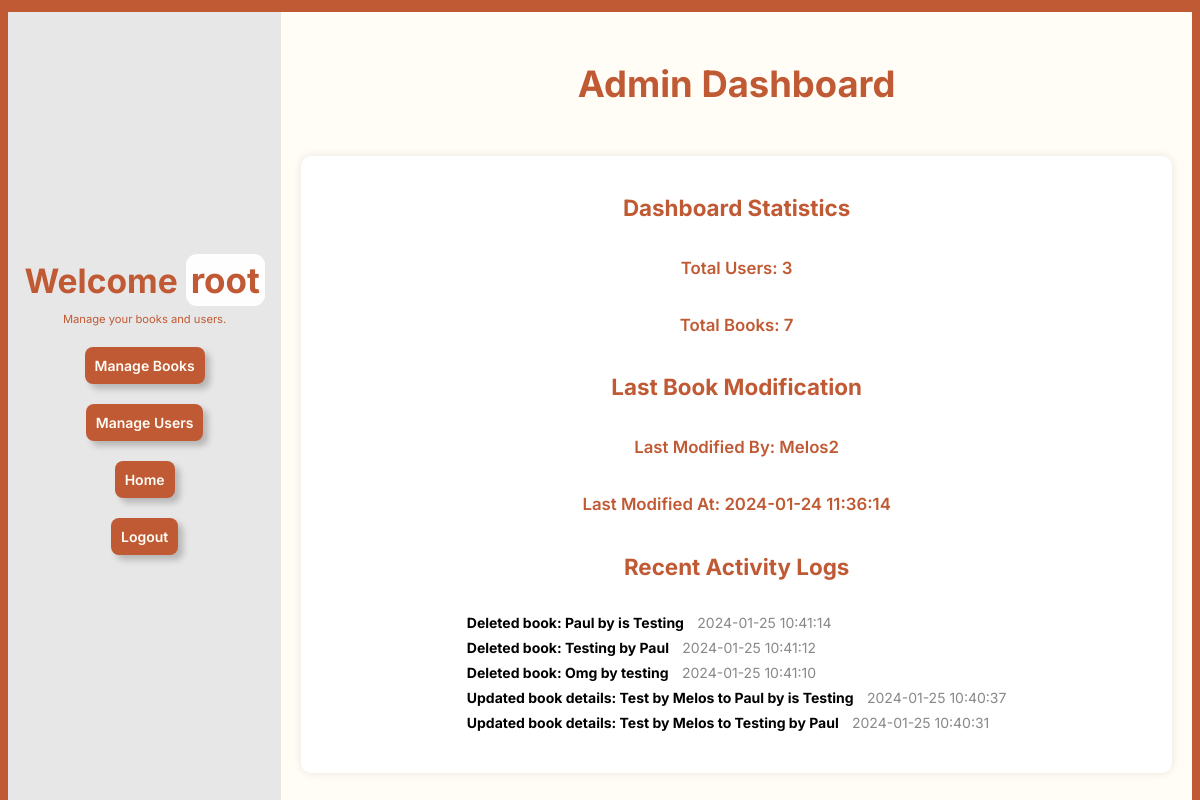
The app's page /dashboard/admin_page.php (signed in) with its own data.
### tables this page shows
CREATE TABLE `books` (
  `id` int(11) NOT NULL,
  `title` varchar(255) NOT NULL,
  `description` text DEFAULT NULL,
  `price` decimal(10,2) DEFAULT NULL,
  `author` varchar(255) NOT NULL,
  `genre` varchar(255) DEFAULT NULL,
  `publication_year` int(11) DEFAULT NULL,
  `isbn` varchar(20) DEFAULT NULL,
  `created_at` timestamp NOT NULL DEFAULT current_timestamp(),
  `cover_image` varchar(255) DEFAULT NULL,
  `last_modified_by` varchar(255) DEFAULT NULL,
  `last_modified_at` timestamp NOT NULL DEFAULT current_timestamp()
);

CREATE TABLE `log` (
  `log_id` int(11) NOT NULL,
  `admin_name` varchar(255) DEFAULT NULL,
  `action` varchar(255) DEFAULT NULL,
  `book_id` int(11) DEFAULT NULL,
  `timestamp` timestamp NOT NULL DEFAULT current_timestamp()
);

### dashboard/admin_page.php (the view, shortened to what this page needs)
<?php
require '../core/database.php';
$query = "SELECT * FROM user_form";
$result = mysqli_query($conn, $query);
$queryBooks = "SELECT COUNT(*) AS totalBooks FROM books";
$resultBooks = mysqli_query($conn, $queryBooks);
$totalBooks = mysqli_fetch_assoc($resultBooks)['totalBooks'];
$queryLastModification = "SELECT last_modified_by, last_modified_at FROM books ORDER BY last_modified_at DESC LIMIT 1";
$resultLastModification = mysqli_query($conn, $queryLastModification);
$lastModification = mysqli_fetch_assoc($resultLastModification);
$queryLogs = "SELECT * FROM log ORDER BY timestamp DESC LIMIT 5";
$resultLogs = mysqli_query($conn, $queryLogs);
$logs = mysqli_fetch_all($resultLogs, MYSQLI_ASSOC);
$users = mysqli_fetch_all($result, MYSQLI_ASSOC);
?>
<!DOCTYPE html>
<html lang="en">
<head>
    <link rel="stylesheet" href="../css/globals.css">
    <link rel="stylesheet" href="dashboard.css">
</head>
<body>
    <div class="container">
        <div class="sectionWhite">
            <aside class="sections">
                <div class="sectionLeft">
                    <div class="leftText">
                        <h2>Welcome <span>
                                <?php echo $_SESSION['admin_name'] ?>
                            </span></h2>
                        <p>Manage your books and users.</p>
                        <div class="formGroup">
                            <a href="manage_books.php" rel="noopener noreferrer"> <input type="submit" name="submit"
                                    class="btnDashboard" value="Manage Books"></a>
                        </div>
                        <div class="formGroup">
                            <a href="manage_users.php" rel="noopener noreferrer"><input type="submit" name="submit"
                                    class="btnDashboard" value="Manage Users"></a>
                        </div>
                        <div class="formGroup">
                            <a href="../main/home.php" rel="noopener noreferrer"><input type="submit" name="submit"
                                    class="btnDashboard" value="Home"></a>
                        </div>
                        <div class="formGroup">
                            <a href="../core/logout.php" rel="noopener noreferrer"
                                onclick="return confirm('Are you sure you want to logout?')">
                                <input type="submit" name="submit" class="btnDashboard" value="Logout">
                            </a>
                        </div>
                    </div>
                </div>
                <div class="sectionRight">
                    <h1>Admin Dashboard</h1>
                    <div class="dashboardContent">
                        <h2>Dashboard Statistics</h2>
                        <p>Total Users:
                            <?php echo count($users); ?>
                        </p>
                        <p>Total Books:
                            <?php echo $totalBooks; ?>
                        </p>
                        <h2>Last Book Modification</h2>
                        <p>Last Modified By:
                            <?php echo $lastModification['last_modified_by']; ?>
                        </p>
                        <p>Last Modified At:
                            <?php echo $lastModification['last_modified_at']; ?>
                        </p>
                        <h2>Recent Activity Logs</h2>
                        <ul class="activity-logs">
                            <?php foreach ($logs as $log): ?>
                                <li>
                                    <span class="log-action">
                                        <?php echo htmlspecialchars($log['action']); ?>
                                    </span>
                                    <span class="log-timestamp">
                                        <?php echo $log['timestamp']; ?>
                                    </span>
                                </li>
                            <?php endforeach; ?>
                        </ul>
                    </div>
                </div>
            </aside>
        </div>
    </div>
</body>
</html>

### css/globals.css (style rules this page uses)
* { box-sizing: border-box; font-size: 14px; font-family: 'Inter', sans-serif; }
:root { --main-color: #C05A34; --section-color: #FFFDF6; --text-colorOnWhiteBG: #C05A34; --text-colorOnDifferentBG: #FFFDF6; --extraColor: #e7e7e7; --primaryFont: "Inter", sans-serif; }
body { margin: 0; padding: 0; background-color: var(--main-color); overflow-y: scroll; scrollbar-width: none; -ms-overflow-style: none; }
a { text-decoration: none; }
html { scroll-behavior: smooth; }

### dashboard/dashboard.css (style rules this page uses)
.container { background-color: var(--main-color); display: flex; flex-direction: column; padding: 0 8px; height: 0; }
.sectionWhite { background-color: var(--section-color); display: flex; flex-direction: column; margin: 12px 0 48px; height: 100vh; }
.sections { display: flex; height: 100vh; }
.sectionLeft { display: flex; align-items: center; justify-content: center; background-color: var(--extraColor); width: 30%; height: 100%; }
.formGroup { color: var(--main-color); display: flex; padding: 10px; flex-direction: column; align-items: center; }
.leftText { display: flex; align-items: center; justify-content: center; flex-direction: column; }
.leftText h2 { color: var(--main-color); font-size: 2.4rem; margin: 0; }
.leftText p { color: var(--main-color); font-size: 0.8rem; text-align: center; }
.sectionRight { width: 100%; display: flex; justify-content: center; flex-wrap: wrap; flex-direction: column; }
.sectionRight h1 { color: var(--main-color); text-align: center; font-size: 2.6rem; }
.dashboardContent { display: flex; justify-content: space-around; flex-direction: column; align-items: center; margin-top: 20px; margin-left: 20px; margin-right: 20px; margin-bottom: 20px; padding: 20px; background-color: #fff; border-radius: 10px; box-shadow: 0px 0px 10px 0px rgba(0, 0, 0, 0.1); }
.dashboardContent h2 { color: var(--main-color); font-size: 1.6rem; text-align: center; margin-bottom: 20px; }
.dashboardContent p { color: var(--main-color); font-size: 1.2rem; font-weight: 600; text-align: center; margin-bottom: 20px; }
.leftText span { font-weight: 700; font-size: 2.5rem; border-radius: 11px; padding: 5px; background-color: #fefefe; }
.btnDashboard { background-color: var(--main-color); font-weight: 600; color: var(--section-color); border-style: none; padding: 10px; border-radius: 8px; box-shadow: 5px 5px 6px 0px rgba(0, 0, 0, 0.21); -webkit-box-shadow: 5px 5px 6px 0px rgba(0, 0, 0, 0.21); -moz-box-shadow: 5px 5px 6px 0px rgba(0, 0, 0, 0.21); }
.activity-logs { list-style: none; padding: 0; }
.activity-logs li { margin-bottom: 8px; }
.log-action { font-weight: bold; margin-right: 10px; }
.log-timestamp { color: #888; }

### records on screen
books: last_modified_by "Melos2", last_modified_at "2024-01-24 11:36:14"
log: action "Deleted book: Paul by is Testing", timestamp "2024-01-25 10:41:14"
log: action "Deleted book: Testing by Paul", timestamp "2024-01-25 10:41:12"
log: action "Deleted book: Omg by testing", timestamp "2024-01-25 10:41:10"
log: action "Updated book details: Test by Melos to Paul by is Testing", timestamp "2024-01-25 10:40:37"
log: action "Updated book details: Test by Melos to Testing by Paul", timestamp "2024-01-25 10:40:31"

### other values on screen
$_SESSION['admin_name'] "root"
count($users) "3"
$totalBooks "7"
